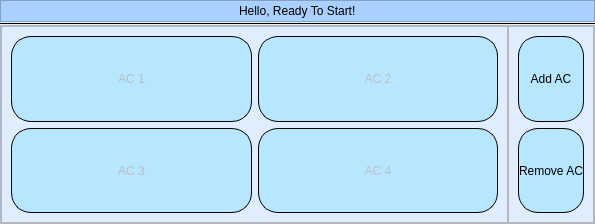
<?xml version="1.0" encoding="UTF-8"?>
<ui version="4.0">
 <class>MainWindow</class>
 <widget class="QMainWindow" name="MainWindow">
  <property name="geometry">
   <rect>
    <x>0</x>
    <y>0</y>
    <width>595</width>
    <height>224</height>
   </rect>
  </property>
  <property name="windowTitle">
   <string>MainWindow</string>
  </property>
  <property name="styleSheet">
   <string notr="true">#TopLabelFrame QLabel
{
padding:0;
margin: 0;
background:transparent;
font: 36pt &quot;Times New Roman&quot;;
}


#TopLabelFrame
{
	
	background-color: rgb(169, 208, 255);
}

#MainPartFrame
{
	background-color:rgb(224, 237, 255);
}</string>
  </property>
  <widget class="QWidget" name="centralwidget">
   <layout class="QVBoxLayout" name="verticalLayout">
    <property name="spacing">
     <number>0</number>
    </property>
    <property name="leftMargin">
     <number>0</number>
    </property>
    <property name="topMargin">
     <number>0</number>
    </property>
    <property name="rightMargin">
     <number>0</number>
    </property>
    <property name="bottomMargin">
     <number>0</number>
    </property>
    <item alignment="Qt::AlignTop">
     <widget class="QFrame" name="TopLabelFrame">
      <property name="styleSheet">
       <string notr="true"/>
      </property>
      <property name="frameShape">
       <enum>QFrame::StyledPanel</enum>
      </property>
      <property name="frameShadow">
       <enum>QFrame::Raised</enum>
      </property>
      <layout class="QHBoxLayout" name="horizontalLayout">
       <property name="leftMargin">
        <number>0</number>
       </property>
       <property name="topMargin">
        <number>0</number>
       </property>
       <property name="rightMargin">
        <number>0</number>
       </property>
       <property name="bottomMargin">
        <number>0</number>
       </property>
       <item>
        <spacer name="horizontalSpacer_2">
         <property name="orientation">
          <enum>Qt::Horizontal</enum>
         </property>
         <property name="sizeHint" stdset="0">
          <size>
           <width>40</width>
           <height>20</height>
          </size>
         </property>
        </spacer>
       </item>
       <item>
        <widget class="QLabel" name="HeadlineLabel">
         <property name="text">
          <string>Hello, Ready To Start!</string>
         </property>
        </widget>
       </item>
       <item>
        <spacer name="horizontalSpacer">
         <property name="orientation">
          <enum>Qt::Horizontal</enum>
         </property>
         <property name="sizeHint" stdset="0">
          <size>
           <width>40</width>
           <height>20</height>
          </size>
         </property>
        </spacer>
       </item>
      </layout>
     </widget>
    </item>
    <item>
     <widget class="Line" name="line">
      <property name="frameShadow">
       <enum>QFrame::Plain</enum>
      </property>
      <property name="lineWidth">
       <number>1</number>
      </property>
      <property name="orientation">
       <enum>Qt::Horizontal</enum>
      </property>
     </widget>
    </item>
    <item>
     <widget class="QFrame" name="MainPartFrame">
      <property name="sizePolicy">
       <sizepolicy hsizetype="Preferred" vsizetype="Expanding">
        <horstretch>0</horstretch>
        <verstretch>0</verstretch>
       </sizepolicy>
      </property>
      <property name="styleSheet">
       <string notr="true"/>
      </property>
      <property name="frameShape">
       <enum>QFrame::StyledPanel</enum>
      </property>
      <property name="frameShadow">
       <enum>QFrame::Raised</enum>
      </property>
      <layout class="QHBoxLayout" name="horizontalLayout_2">
       <property name="spacing">
        <number>0</number>
       </property>
       <property name="leftMargin">
        <number>0</number>
       </property>
       <property name="topMargin">
        <number>0</number>
       </property>
       <property name="rightMargin">
        <number>0</number>
       </property>
       <property name="bottomMargin">
        <number>0</number>
       </property>
       <item>
        <widget class="QFrame" name="frame">
         <property name="enabled">
          <bool>true</bool>
         </property>
         <property name="sizePolicy">
          <sizepolicy hsizetype="Expanding" vsizetype="Expanding">
           <horstretch>0</horstretch>
           <verstretch>0</verstretch>
          </sizepolicy>
         </property>
         <property name="styleSheet">
          <string notr="true">#frame QPushButton
{
	font: 19pt &quot;Times New Roman&quot;;
	font-color: black;
	background: rgb(183, 230, 255);
	border-radius: 20px;
	border: 1px solid;
}

#frame QPushButton::hover
{
	background: rgb(183, 230, 0);
}

#frame QPushButton::pressed
{
	background: rgb(100, 150, 0);
}</string>
         </property>
         <property name="frameShape">
          <enum>QFrame::StyledPanel</enum>
         </property>
         <property name="frameShadow">
          <enum>QFrame::Raised</enum>
         </property>
         <layout class="QGridLayout" name="gridLayout">
          <item row="0" column="0">
           <widget class="QPushButton" name="ac1PushBtn">
            <property name="enabled">
             <bool>false</bool>
            </property>
            <property name="sizePolicy">
             <sizepolicy hsizetype="Minimum" vsizetype="Expanding">
              <horstretch>0</horstretch>
              <verstretch>0</verstretch>
             </sizepolicy>
            </property>
            <property name="text">
             <string>AC 1</string>
            </property>
           </widget>
          </item>
          <item row="0" column="1">
           <widget class="QPushButton" name="ac2PushBtn">
            <property name="enabled">
             <bool>false</bool>
            </property>
            <property name="sizePolicy">
             <sizepolicy hsizetype="Minimum" vsizetype="Expanding">
              <horstretch>0</horstretch>
              <verstretch>0</verstretch>
             </sizepolicy>
            </property>
            <property name="text">
             <string>AC 2</string>
            </property>
           </widget>
          </item>
          <item row="1" column="0">
           <widget class="QPushButton" name="ac3PushBtn">
            <property name="enabled">
             <bool>false</bool>
            </property>
            <property name="sizePolicy">
             <sizepolicy hsizetype="Minimum" vsizetype="Expanding">
              <horstretch>0</horstretch>
              <verstretch>0</verstretch>
             </sizepolicy>
            </property>
            <property name="text">
             <string>AC 3</string>
            </property>
           </widget>
          </item>
          <item row="1" column="1">
           <widget class="QPushButton" name="ac4PushBtn">
            <property name="enabled">
             <bool>false</bool>
            </property>
            <property name="sizePolicy">
             <sizepolicy hsizetype="Minimum" vsizetype="Expanding">
              <horstretch>0</horstretch>
              <verstretch>0</verstretch>
             </sizepolicy>
            </property>
            <property name="text">
             <string>AC 4</string>
            </property>
           </widget>
          </item>
         </layout>
        </widget>
       </item>
       <item alignment="Qt::AlignRight">
        <widget class="QFrame" name="frame_2">
         <property name="styleSheet">
          <string notr="true">QPushButton
{
	font: 12pt &quot;Times New Roman&quot;;
	font-color: black;
	background: rgb(183, 230, 255);
	border-radius: 20px;
	border: 1px solid;
}

QPushButton::hover
{
	background: rgb(183, 230, 0);
}

QPushButton::pressed
{
	background: rgb(100, 150, 0);
}
</string>
         </property>
         <property name="frameShape">
          <enum>QFrame::StyledPanel</enum>
         </property>
         <property name="frameShadow">
          <enum>QFrame::Raised</enum>
         </property>
         <layout class="QVBoxLayout" name="verticalLayout_2">
          <item>
           <widget class="QPushButton" name="addAcPushBtn">
            <property name="sizePolicy">
             <sizepolicy hsizetype="Minimum" vsizetype="Expanding">
              <horstretch>0</horstretch>
              <verstretch>0</verstretch>
             </sizepolicy>
            </property>
            <property name="text">
             <string>Add AC</string>
            </property>
           </widget>
          </item>
          <item>
           <widget class="QPushButton" name="removeAcPushBtn">
            <property name="sizePolicy">
             <sizepolicy hsizetype="Minimum" vsizetype="Expanding">
              <horstretch>0</horstretch>
              <verstretch>0</verstretch>
             </sizepolicy>
            </property>
            <property name="text">
             <string>Remove AC</string>
            </property>
           </widget>
          </item>
         </layout>
        </widget>
       </item>
      </layout>
     </widget>
    </item>
   </layout>
  </widget>
 </widget>
 <resources/>
 <connections/>
</ui>
